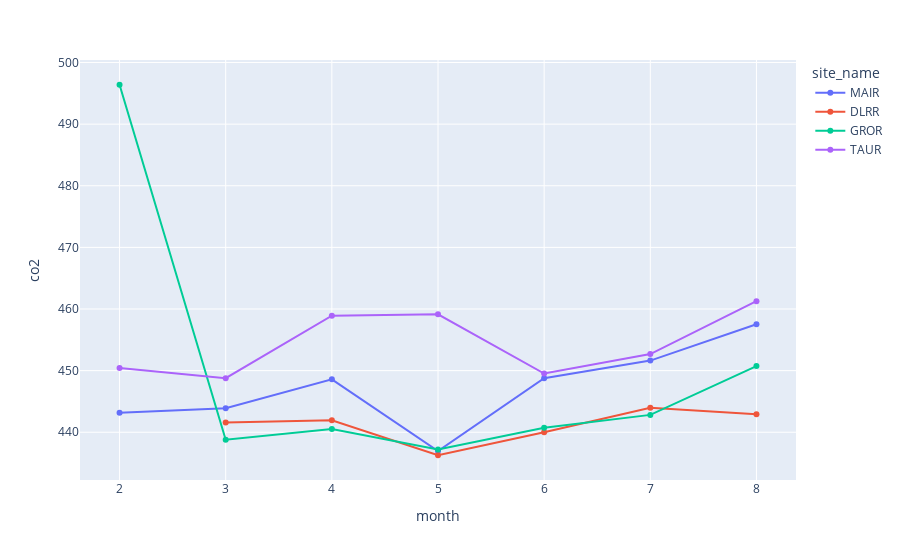

Notebook code for this chart:
### Code cell
# south-east wind back ground
sites = ["MAIR", "DLRR", "GROR", "TAUR"]
df_sites = []

for site in sites:
    
    df_sites.append(extract_monthly_site_data(df=df_1h, site_name=site, wind=[200,250]))
    
df_plot = pl.concat(df_sites)

fig = px.line(df_plot, x="month", y="co2", color="site_name", markers=True)
fig.show()

### Figure 1 — Plotly figure (JSON) as saved in the notebook; plotly's stock layout.template omitted (floating-point values rounded to 4 significant figures)
{"data": [{"hovertemplate": "site_name=MAIR<br>month=%{x}<br>co2=%{y}<extra></extra>", "legendgroup": "MAIR", "line": {"color": "#636efa", "dash": "solid"}, "marker": {"symbol": "circle"}, "mode": "lines+markers", "name": "MAIR", "orientation": "v", "showlegend": true, "type": "scatter", "x": [2, 3, 4, 5, 6, 7, 8], "xaxis": "x", "y": [443.1, 443.9, 448.6, 437.0, 448.8, 451.6, 457.5], "yaxis": "y"}, {"hovertemplate": "site_name=DLRR<br>month=%{x}<br>co2=%{y}<extra></extra>", "legendgroup": "DLRR", "line": {"color": "#EF553B", "dash": "solid"}, "marker": {"symbol": "circle"}, "mode": "lines+markers", "name": "DLRR", "orientation": "v", "showlegend": true, "type": "scatter", "x": [3, 4, 5, 6, 7, 8], "xaxis": "x", "y": [441.6, 442.0, 436.3, 440.0, 444.0, 442.9], "yaxis": "y"}, {"hovertemplate": "site_name=GROR<br>month=%{x}<br>co2=%{y}<extra></extra>", "legendgroup": "GROR", "line": {"color": "#00cc96", "dash": "solid"}, "marker": {"symbol": "circle"}, "mode": "lines+markers", "name": "GROR", "orientation": "v", "showlegend": true, "type": "scatter", "x": [2, 3, 4, 5, 6, 7, 8], "xaxis": "x", "y": [496.4, 438.8, 440.5, 437.2, 440.7, 442.8, 450.7], "yaxis": "y"}, {"hovertemplate": "site_name=TAUR<br>month=%{x}<br>co2=%{y}<extra></extra>", "legendgroup": "TAUR", "line": {"color": "#ab63fa", "dash": "solid"}, "marker": {"symbol": "circle"}, "mode": "lines+markers", "name": "TAUR", "orientation": "v", "showlegend": true, "type": "scatter", "x": [2, 3, 4, 5, 6, 7, 8], "xaxis": "x", "y": [450.4, 448.8, 458.9, 459.1, 449.5, 452.7, 461.3], "yaxis": "y"}], "layout": {"legend": {"title": {"text": "site_name"}, "tracegroupgap": 0}, "margin": {"t": 60}, "xaxis": {"anchor": "y", "domain": [0, 1], "title": {"text": "month"}}, "yaxis": {"anchor": "x", "domain": [0, 1], "title": {"text": "co2"}}}}
